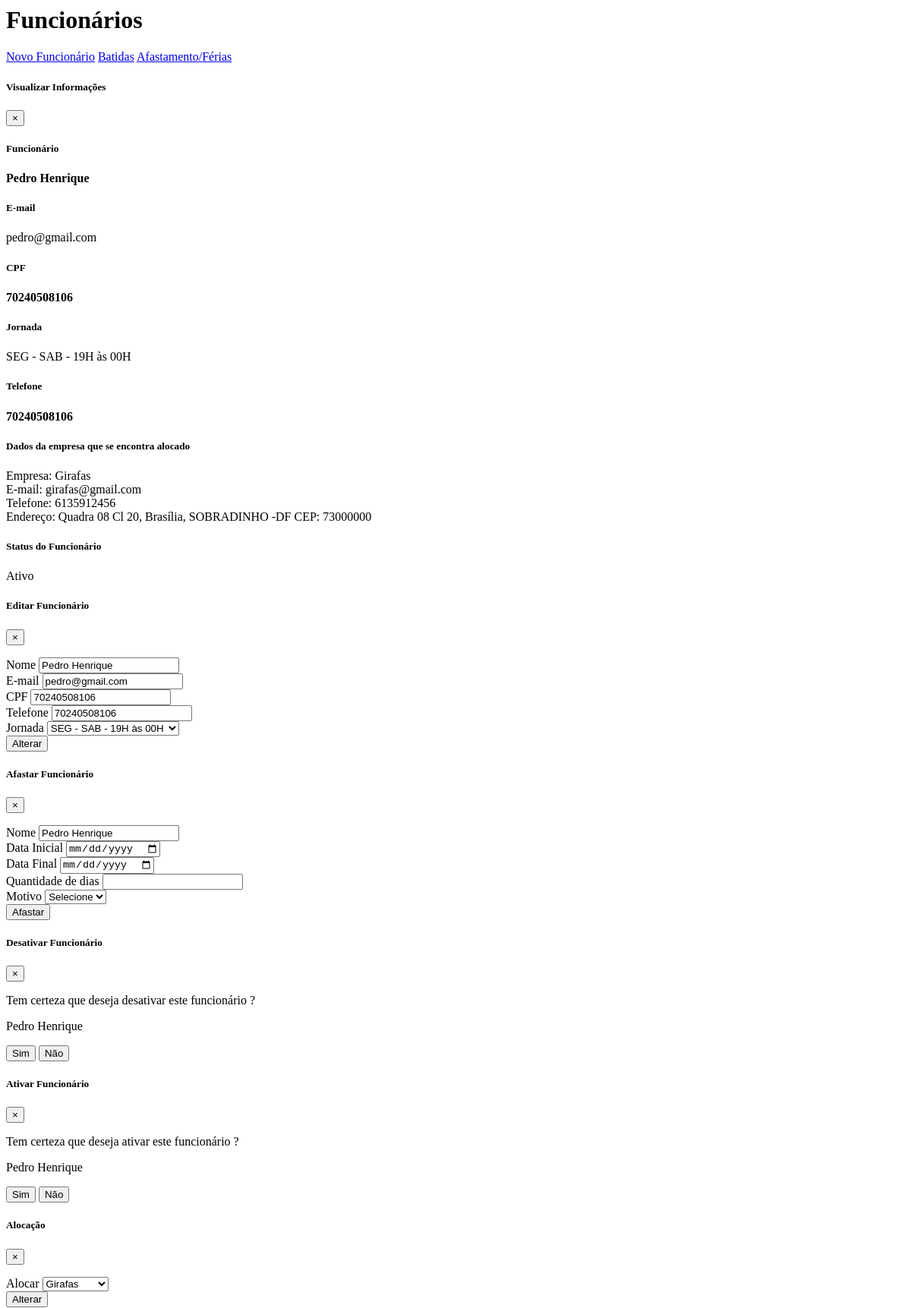
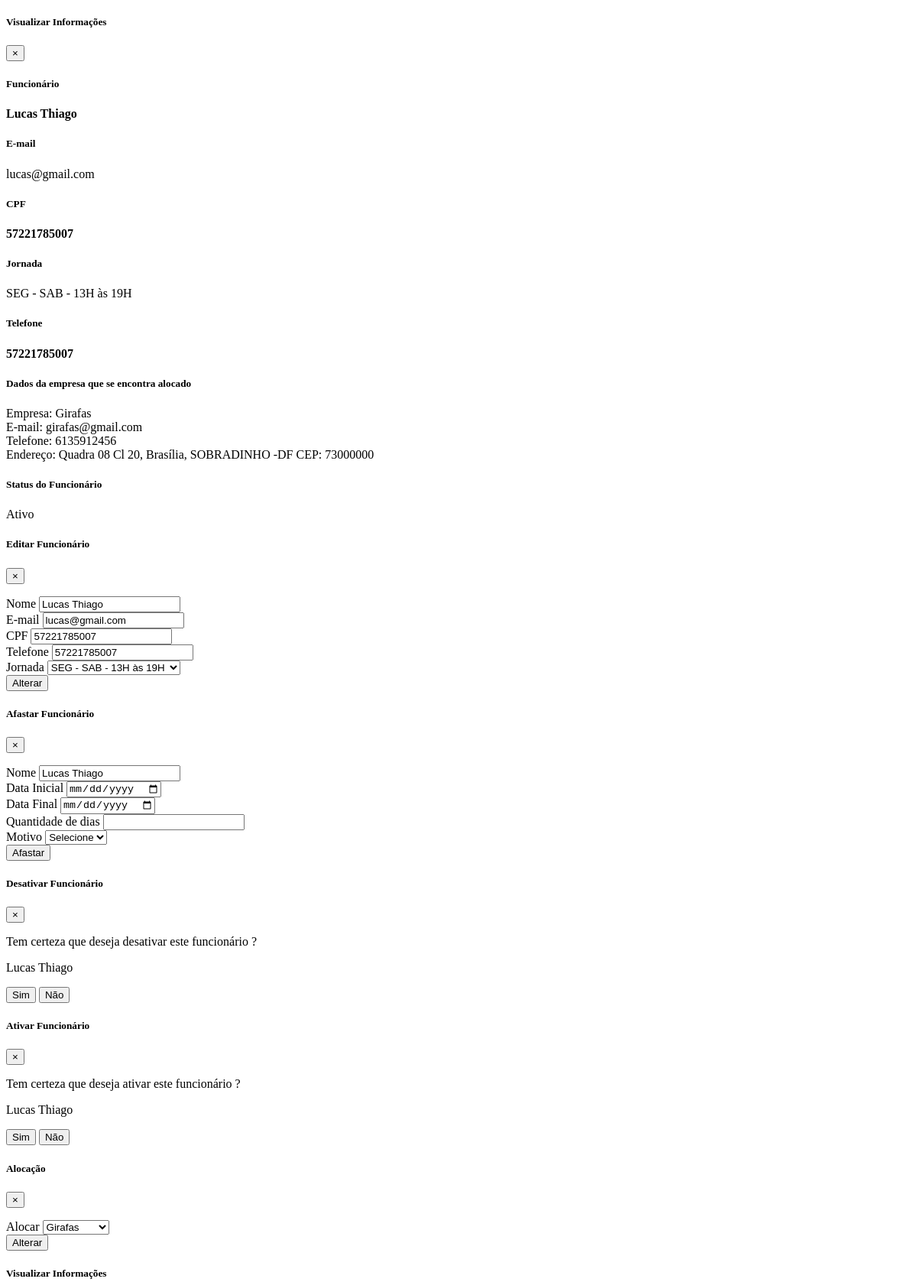
The page /Adiministrador/funcionarios.php (upper part) on the database its author committed (2 pictures, top to bottom).
### tables this page shows
CREATE TABLE `funcionario` (
  `id_fun` int(11) NOT NULL,
  `nome_fun` varchar(80) NOT NULL,
  `email_fun` varchar(80) NOT NULL,
  `cpf_fun` varchar(14) NOT NULL,
  `jornada` varchar(40) NOT NULL,
  `telefone_fun` varchar(14) NOT NULL,
  `status_fun` int(1) NOT NULL DEFAULT '1',
  `fk_empresa_fun` int(11) DEFAULT NULL
);

CREATE TABLE `empresa` (
  `id_emp` int(11) NOT NULL,
  `nome_emp` varchar(45) DEFAULT NULL,
  `email_emp` varchar(80) DEFAULT NULL,
  `cnpj` varchar(18) DEFAULT NULL,
  `telefone_emp` varchar(45) DEFAULT NULL,
  `senha_emp` varchar(80) DEFAULT NULL,
  `cep_emp` varchar(9) DEFAULT NULL,
  `uf_emp` varchar(2) DEFAULT NULL,
  `cidade_emp` varchar(20) DEFAULT NULL,
  `bairro_emp` varchar(20) DEFAULT NULL,
  `endereco_emp` varchar(40) DEFAULT NULL,
  `status_emp` int(1) DEFAULT '1'
);

### Classes/DAO/AdministrativoDAO.php (called while the page is built, shortened)
<?php
	require_once("..\Classes\Conexao.php");
	class AdministrativoDao {
		   function __construct() {
				$this->con = new Conexao();
				$this->pdo = $this->con->Connect();
			}
				public function retornarInfoFUN() {
				try {
					$stmt = $this->pdo->prepare("SELECT funcionario.id_fun, funcionario.nome_fun, funcionario.email_fun, funcionario.cpf_fun, funcionario.jornada, funcionario.telefone_fun, funcionario.status_fun, funcionario.fk_empresa_fun, empresa.id_emp, empresa.nome_emp, empresa.email_emp, empresa.telefone_emp, empresa.cep_emp, empresa.uf_emp, empresa.cidade_emp, empresa.bairro_emp, empresa.endereco_emp FROM funcionario, empresa WHERE empresa.id_emp = funcionario.fk_empresa_fun ");
					$stmt->execute();
					return $stmt->fetchall(PDO::FETCH_ASSOC);
				} catch (PDOException $ex) {
					echo "ERRO 02: {$ex->getMessage()}";
				}
			}
	}
?>

### Classes/Conexao.php (called while the page is built, shortened)
<?php
class Conexao {
    public function Connect() {
	try{
        $this->user = "root";
        $this->pass = "1a2b3c4d5e6f@A";
        $this->host = "localhost";
        $this->base = "sistema_de_pontos";
        $parametros = array(PDO::MYSQL_ATTR_INIT_COMMAND => "SET NAMES UTF8");
        $this->file = "mysql:host=" . $this->host . ";dbname=" . $this->base;
        $this->pdo = new PDO($this->file, $this->user, $this->pass, $parametros);
        $this->pdo->setAttribute(PDO::ATTR_ERRMODE, PDO::ERRMODE_EXCEPTION);
        $this->pdo->setAttribute(PDO::ATTR_EMULATE_PREPARES, false);
        $this->pdo->setAttribute(PDO::ATTR_PERSISTENT, true);
        return $this->pdo;
		}catch(PDOException $ex){
		echo "Erro no sistema" . $ex->getMessage();
		}
    }
}
?>

### Adiministrador/funcionarios.php (the view, shortened to what this page needs)
		<?php
			require_once("../Classes/DAO/AdministrativoDAO.php");
			$administrativoDao = new AdministrativoDAO();
		?>
    <div class="section" id="listaFuncionarios">
      <div class="container">
        <div class="row">
          <div class="col-md-6">
            <h1>
              <i class="fa fa-fw fa-users"></i>Funcionários</h1>
          </div>
          <div class="col-md-6">
            <div class="btn-group btn-group-justified">
              <a href='?pagina=cadastrar_fun' class="btn btn-dark"><i class="fa fa-fw fa-user-plus"></i>Novo Funcionário</a>
              <a href="#" class="btn btn-dark"><i class="fa fa-fw fa-calendar"></i>Batidas</a>
              <a href='?pagina=afastamento_fun' class="btn btn-dark"><i class="fa fa-fw fa-history"></i>Afastamento/Férias</a>
            </div>
          </div>
        </div>
      </div>
    </div>
    <div class="section">
      <div class="container">
        <div class="row">
          <div class="col-md-12">
            <table class="table table-striped table-bordered" id="id_listaFuncionarios" cellspacing="0" width="100%">
              <tbody>
                <?php
	foreach($administrativoDao->retornarInfoFUN() as $consulta ){
?>
  <div class="modal" id="modal_visualizar<?=$consulta["id_fun"];?>">
    <div class="modal-dialog" role="document">
      <div class="modal-content">
        <div class="modal-header">
          <h5 class="modal-title">Visualizar Informações</h5>
          <button type="button" class="close" data-dismiss="modal">
            <span>×</span>
          </button>
        </div>
        <div class="modal-body">
          <div class="list-group">
              <div class="d-flex w-100 justify-content-between">
                <h5 class="mb-1"><b>Funcionário</b></h5>
              </div>
              <p class="mb-1"><b><?php echo $consulta["nome_fun"]; ?></b></p>
              <div class="d-flex w-100 justify-content-between">
                <h5 class="mb-1">E-mail</h5>
              </div>
              <p class="mb-1"><?php echo $consulta["email_fun"]; ?></p>
              <div class="d-flex w-100 justify-content-between">
                <h5 class="mb-1"><b>CPF</b></h5>
              </div>
              <p class="mb-1"><b><?php echo $consulta["cpf_fun"]; ?></b></p>
				<div class="d-flex w-100 justify-content-between">
                <h5 class="mb-1">Jornada</h5>
              </div>
			  <p class="mb-1"><?php echo $consulta["jornada"]; ?></p>
			  <div class="d-flex w-100 justify-content-between">
                <h5 class="mb-1"><b>Telefone</b></h5>
              </div>
              <p class="mb-1"><b><?php echo $consulta["telefone_fun"]; ?></b></p>
			  <div class="d-flex w-100 justify-content-between">
                <h5 class="mb-1">Dados da empresa que se encontra alocado</h5>
              </div>
              <p class="mb-1">
			  Empresa: <?php echo $consulta["nome_emp"]; ?> </br>
			  E-mail: <?php echo $consulta["email_emp"]; ?> </br>
			  Telefone:	<?php echo $consulta["telefone_emp"]; ?> </br>
			  Endereço: <?php echo $consulta["endereco_emp"]; ?>, <?php echo $consulta["cidade_emp"]; ?>, <?php echo $consulta["bairro_emp"]; ?>
			  -<?php echo $consulta["uf_emp"]; ?> CEP: <?php echo $consulta["cep_emp"]; ?></p>
              <div class="d-flex w-100 justify-content-between">
                <h5 class="mb-1"><b>Status do Funcionário</b></h5>
              </div>
			  <?php
				  if($consulta["status_fun"]==1){
				?>
              <p class="mb-1">Ativo</p>
			  <?php
				  }else{
			  ?>
			  <p class="mb-1">Inativo</p>
			  <?php
				  }
			  ?>
          </div>
        </div>
      </div>
    </div>
  </div>
<div class="modal" id="modal_editar<?=$consulta["id_fun"];?>">
    <div class="modal-dialog" role="document">
      <div class="modal-content">
        <div class="modal-header">
          <h5 class="modal-title">Editar Funcionário</h5>
          <button type="button" class="close" data-dismiss="modal">
            <span>×</span>
          </button>
        </div>
        <div class="modal-body">
          <form class="" method="post">
            <div class="form-group">
              <label>Nome</label>
              <input type="text" class="form-control" value="<?=$consulta["nome_fun"];?>" name="txtNome" maxlength="80"> </div>
            <div class="form-group">
              <label>E-mail</label>
              <input type="email" class="form-control" value="<?=$consulta["email_fun"];?>" name="txtEmail" maxlength="80"> </div>
            <div class="form-group">
              <label>CPF</label>
              <input type="text" class="form-control" id="inlineFormInput" maxlength="14" readonly="true" value="<?=$consulta["cpf_fun"];?>" name="txtCpf" >
            </div>
			<div class="form-group">
              <label>Telefone</label>
              <input type="text" class="form-control" value="<?=$consulta["telefone_fun"];?>" name="txtTelefone" maxlength="10"> </div>
			  <div class="form-group">
			<div class="form-group">
              <label for="exampleInputEmail1">Jornada</label>
              <select class="custom-control custom-select" name="txtJornada">
                <option value="<?=$consulta["jornada"];?>"><?php echo $consulta["jornada"]; ?></option>
              </select>
            </div>
        </div>
        <div class="modal-footer">
          <button type="submit" class="btn btn-dark" name="btnAlterar">Alterar</button>
		  </form>
        </div>
      </div>
    </div>
  </div>
 </div>
<div class="modal" id="modal_afastamento<?=$consulta["id_fun"];?>">
    <div class="modal-dialog" role="document">
      <div class="modal-content">
        <div class="modal-header">
          <h5 class="modal-title">Afastar Funcionário</h5>
          <button type="button" class="close" data-dismiss="modal">
            <span>×</span>
          </button>
        </div>
        <div class="modal-body">
          <form class="" method="post">
            <div class="form-group">
              <label>Nome</label>
              <input type="text" class="form-control-plaintext" value="<?=$consulta["nome_fun"];?>"> </div>
            <div class="form-group">
              <label>Data Inicial</label>
              <input type="date"  class="form-control" name="txtDataInicial" maxlength="10"> </div>
            <div class="form-group">
              <label>Data Final</label>
              <input type="date"  class="form-control" maxlength="10" name="txtDataFinal" >
            </div>
      <div class="form-group">
              <label>Quantidade de dias</label>
              <input type="number" class="form-control" name="txtDias" maxlength="10"> </div>
        <div class="form-group">
      <div class="form-group">
              <label for="exampleInputEmail1">Motivo</label>
              <select class="custom-control custom-select" name="txtMotivo">
                <option value="">Selecione</option>
              </select>
            </div>
        </div>
        <div class="modal-footer">
          <button type="submit" class="btn btn-dark" name="btnAfastar">Afastar</button>
      </form>
        </div>
      </div>
    </div>
  </div>
 </div>
  <div class="modal" id="modal_desativar<?=$consulta["id_fun"];?>">
    <div class="modal-dialog" role="document">
      <div class="modal-content">
        <div class="modal-header">
          <h5 class="modal-title">Desativar Funcionário</h5>
          <button type="button" class="close" data-dismiss="modal">
            <span>×</span>
          </button>
        </div>
        <div class="modal-body">
          <p>Tem certeza que deseja desativar este funcionário ?</p>
          <p><?=$consulta["nome_fun"]?></p>
        </div>
		 <form class="" method="post">
        <div class="modal-footer">
          <button type="submit" class="btn btn-danger" name="btnDesativar">Sim</button>
          <button type="button" class="btn btn-dark" data-dismiss="modal">Não</button>
		  </form>
        </div>
      </div>
    </div>
  </div>
  <div class="modal" id="modal_ativar<?=$consulta["id_fun"];?>">
    <div class="modal-dialog" role="document">
      <div class="modal-content">
        <div class="modal-header">
          <h5 class="modal-title">Ativar Funcionário</h5>
          <button type="button" class="close" data-dismiss="modal">
            <span>×</span>
          </button>
        </div>
        <div class="modal-body">
          <p>Tem certeza que deseja ativar este funcionário ?</p>
          <p><?=$consulta["nome_fun"]?></p>
        </div>
		 <form class="" method="post">
        <div class="modal-footer">
          <button type="submit" class="btn btn-danger" name="btnAtivar">Sim</button>
          <button type="button" class="btn btn-dark" data-dismiss="modal">Não</button>
		  </form>
        </div>
      </div>
    </div>
  </div>
<div class="modal" id="modal_alocar<?=$consulta["id_fun"];?>">
    <div class="modal-dialog" role="document">
      <div class="modal-content">
        <div class="modal-header">
          <h5 class="modal-title">Alocação</h5>
          <button type="button" class="close" data-dismiss="modal">
            <span>×</span>
          </button>
        </div>
        <div class="modal-body">
          <form class="" method="post">
            <div class="form-group">
              <label>Alocar</label>
				<select class="custom-control custom-select" name="txtAlocacao">
					<option value="<?=$consulta["id_emp"];?>" ><?=$consulta["nome_emp"];?></option>
				</select>
			</div>
        </div>
        <div class="modal-footer">
          <button type="submit" class="btn btn-dark" name="btnAlocar" >Alterar</button>
        </div>
      </div>
    </div>
  </div>
<?php
	}
?>
	<link rel="stylesheet" href="css/DataTable2.css">

### Adiministrador/css/DataTable2.css (style rules this page uses)
table.dataTable { clear:both;margin-top:6px !important;margin-bottom:6px !important;max-width:none !important;border-collapse:separate !important }

### rows shown on the page
funcionario: nome_fun "Pedro Henrique", email_fun "pedro@gmail.com", cpf_fun "70240508106", jornada "SEG - SAB - 19H às 00H", telefone_fun "70240508106", fk_empresa_fun.nome_emp "Girafas", fk_empresa_fun.email_emp "girafas@gmail.com", fk_empresa_fun.telefone_emp "6135912456", fk_empresa_fun.endereco_emp "Quadra 08 Cl 20", fk_empresa_fun.cidade_emp "Brasília", fk_empresa_fun.bairro_emp "SOBRADINHO", fk_empresa_fun.uf_emp "DF", fk_empresa_fun.cep_emp "73000000", status_fun "Ativo", txtNome "Pedro Henrique", txtEmail "pedro@gmail.com", txtCpf "70240508106", txtTelefone "70240508106", txtJornada "SEG - SAB - 19H às 00H", txtAlocacao "Girafas"
funcionario: nome_fun "Lucas Thiago", email_fun "lucas@gmail.com", cpf_fun "57221785007", jornada "SEG - SAB - 13H às 19H", telefone_fun "57221785007", fk_empresa_fun.nome_emp "Girafas", fk_empresa_fun.email_emp "girafas@gmail.com", fk_empresa_fun.telefone_emp "6135912456", fk_empresa_fun.endereco_emp "Quadra 08 Cl 20", fk_empresa_fun.cidade_emp "Brasília", fk_empresa_fun.bairro_emp "SOBRADINHO", fk_empresa_fun.uf_emp "DF", fk_empresa_fun.cep_emp "73000000", status_fun "Ativo", txtNome "Lucas Thiago", txtEmail "lucas@gmail.com", txtCpf "57221785007", txtTelefone "57221785007", txtJornada "SEG - SAB - 13H às 19H", txtAlocacao "Girafas"
